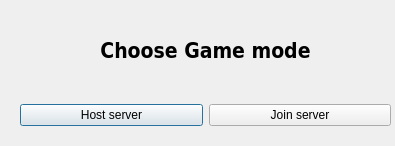
<?xml version="1.0" encoding="UTF-8"?>
<ui version="4.0">
 <class>Dialog</class>
 <widget class="QDialog" name="Dialog">
  <property name="windowModality">
   <enum>Qt::WindowModal</enum>
  </property>
  <property name="geometry">
   <rect>
    <x>0</x>
    <y>0</y>
    <width>395</width>
    <height>146</height>
   </rect>
  </property>
  <property name="windowTitle">
   <string>Pang Game</string>
  </property>
  <widget class="QWidget" name="horizontalLayoutWidget">
   <property name="geometry">
    <rect>
     <x>20</x>
     <y>90</y>
     <width>371</width>
     <height>51</height>
    </rect>
   </property>
   <layout class="QHBoxLayout" name="horizontalLayout">
    <property name="sizeConstraint">
     <enum>QLayout::SetNoConstraint</enum>
    </property>
    <item>
     <widget class="QPushButton" name="pushButton">
      <property name="mouseTracking">
       <bool>true</bool>
      </property>
      <property name="text">
       <string>Host server</string>
      </property>
     </widget>
    </item>
    <item>
     <widget class="QPushButton" name="pushButton_2">
      <property name="mouseTracking">
       <bool>true</bool>
      </property>
      <property name="text">
       <string>Join server</string>
      </property>
     </widget>
    </item>
   </layout>
  </widget>
  <widget class="QWidget" name="verticalLayoutWidget">
   <property name="geometry">
    <rect>
     <x>20</x>
     <y>10</y>
     <width>371</width>
     <height>80</height>
    </rect>
   </property>
   <layout class="QVBoxLayout" name="verticalLayout_2">
    <item>
     <widget class="QLabel" name="label">
      <property name="font">
       <font>
        <family>DejaVu Sans Condensed</family>
        <pointsize>16</pointsize>
        <weight>75</weight>
        <bold>true</bold>
       </font>
      </property>
      <property name="text">
       <string>Choose Game mode</string>
      </property>
      <property name="alignment">
       <set>Qt::AlignCenter</set>
      </property>
     </widget>
    </item>
   </layout>
  </widget>
 </widget>
 <resources/>
 <connections/>
</ui>
